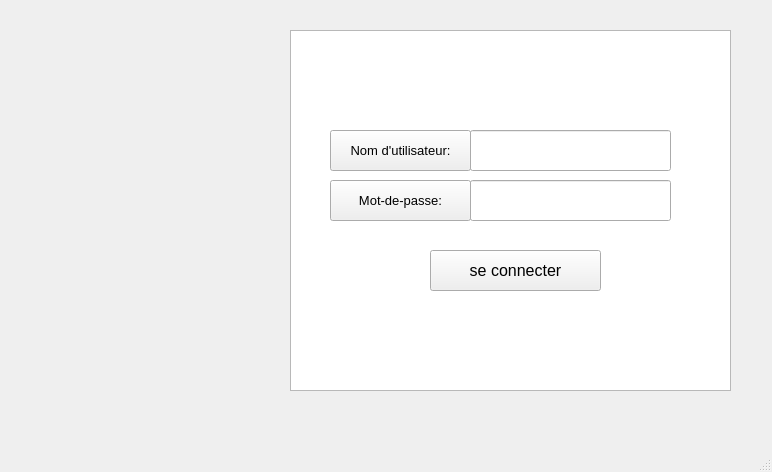
<?xml version="1.0" encoding="UTF-8"?>
<ui version="4.0">
 <class>Acceuil</class>
 <widget class="QMainWindow" name="Acceuil">
  <property name="enabled">
   <bool>true</bool>
  </property>
  <property name="geometry">
   <rect>
    <x>0</x>
    <y>0</y>
    <width>772</width>
    <height>472</height>
   </rect>
  </property>
  <property name="windowTitle">
   <string>Acceuil</string>
  </property>
  <widget class="QWidget" name="centralwidget">
   <widget class="QListView" name="listView">
    <property name="geometry">
     <rect>
      <x>290</x>
      <y>30</y>
      <width>441</width>
      <height>361</height>
     </rect>
    </property>
   </widget>
   <widget class="QPushButton" name="se_connecter">
    <property name="geometry">
     <rect>
      <x>430</x>
      <y>250</y>
      <width>171</width>
      <height>41</height>
     </rect>
    </property>
    <property name="font">
     <font>
      <pointsize>12</pointsize>
     </font>
    </property>
    <property name="text">
     <string>se connecter</string>
    </property>
   </widget>
   <widget class="QPushButton" name="pushButton">
    <property name="geometry">
     <rect>
      <x>330</x>
      <y>130</y>
      <width>141</width>
      <height>41</height>
     </rect>
    </property>
    <property name="font">
     <font>
      <pointsize>10</pointsize>
     </font>
    </property>
    <property name="text">
     <string>Nom d'utilisateur:</string>
    </property>
   </widget>
   <widget class="QLineEdit" name="user">
    <property name="geometry">
     <rect>
      <x>470</x>
      <y>130</y>
      <width>201</width>
      <height>41</height>
     </rect>
    </property>
   </widget>
   <widget class="QPushButton" name="pushButton_2">
    <property name="geometry">
     <rect>
      <x>330</x>
      <y>180</y>
      <width>141</width>
      <height>41</height>
     </rect>
    </property>
    <property name="font">
     <font>
      <pointsize>10</pointsize>
     </font>
    </property>
    <property name="text">
     <string>Mot-de-passe:</string>
    </property>
   </widget>
   <widget class="QLineEdit" name="mdp">
    <property name="geometry">
     <rect>
      <x>470</x>
      <y>180</y>
      <width>201</width>
      <height>41</height>
     </rect>
    </property>
    <property name="echoMode">
     <enum>QLineEdit::Password</enum>
    </property>
    <property name="dragEnabled">
     <bool>false</bool>
    </property>
   </widget>
   <widget class="QLabel" name="label">
    <property name="geometry">
     <rect>
      <x>50</x>
      <y>40</y>
      <width>381</width>
      <height>301</height>
     </rect>
    </property>
    <property name="text">
     <string/>
    </property>
    <property name="pixmap">
     <pixmap resource="IMAGES.qrc">:/resources/images/logo.png</pixmap>
    </property>
   </widget>
   <widget class="QLabel" name="label_resultat">
    <property name="geometry">
     <rect>
      <x>40</x>
      <y>400</y>
      <width>661</width>
      <height>21</height>
     </rect>
    </property>
    <property name="font">
     <font>
      <pointsize>14</pointsize>
      <weight>75</weight>
      <bold>true</bold>
     </font>
    </property>
    <property name="text">
     <string/>
    </property>
   </widget>
  </widget>
  <widget class="QMenuBar" name="menubar">
   <property name="geometry">
    <rect>
     <x>0</x>
     <y>0</y>
     <width>772</width>
     <height>26</height>
    </rect>
   </property>
  </widget>
  <widget class="QStatusBar" name="statusbar"/>
 </widget>
 <resources>
  <include location="IMAGES.qrc"/>
 </resources>
 <connections/>
</ui>
